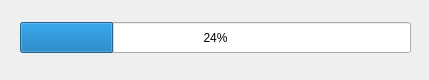
<?xml version="1.0" encoding="UTF-8"?>
<ui version="4.0">
 <class>frmProgress</class>
 <widget class="QWidget" name="frmProgress">
  <property name="geometry">
   <rect>
    <x>0</x>
    <y>0</y>
    <width>429</width>
    <height>80</height>
   </rect>
  </property>
  <property name="windowTitle">
   <string>Ladefortschritt</string>
  </property>
  <widget class="QProgressBar" name="progressBar">
   <property name="geometry">
    <rect>
     <x>20</x>
     <y>22</y>
     <width>391</width>
     <height>31</height>
    </rect>
   </property>
   <property name="value">
    <number>24</number>
   </property>
  </widget>
 </widget>
 <resources/>
 <connections/>
</ui>
